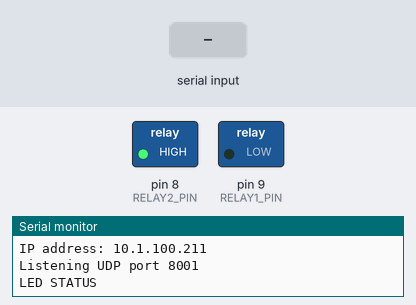
This sketch was run on a simulated Arduino Uno, built with avr-gcc and run on an emulated ATmega328P. On the bench: switched loads named in the sketch (green lamp = pin HIGH), the last lines printed to the serial monitor. The inputs (shaded band) are chosen by the test bench. WiFi joins after 1.5 s; servers stay silent unless stated.

Above: at 2.2 s.
2.3 s: "1\n" received over Serial
At 2.9 s:
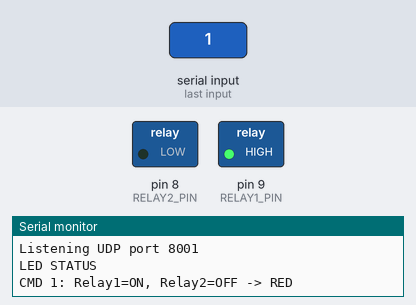
3.8 s: "2\n" received over Serial
At 4.1 s:
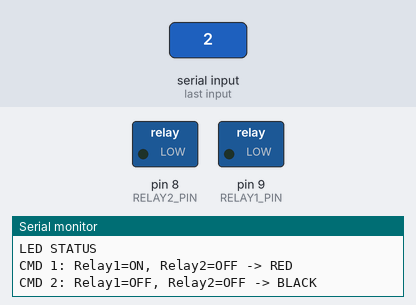
5.3 s: "1 90\n" received over Serial
At 6.5 s:
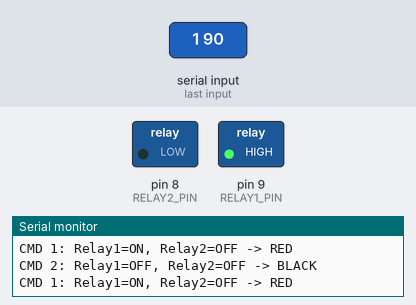
Timing chart, 0 to 8.3 s (numbered marks = the images above; inputs shaded):
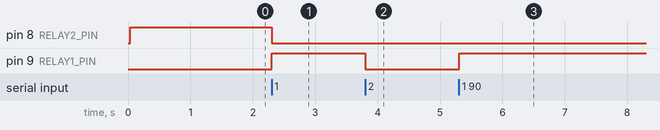

The sketch:

relay_on_led.ino
```cpp
#include <SPI.h>
#include <Ethernet.h>
#include <EthernetUdp.h>

// ===== Ethernet =====
byte MAC[] = { 0xDE, 0xAD, 0xBE, 0xEF, 0x00, 0x01 };
IPAddress LOCAL_IP(10, 1, 100, 211);    // Arduino IP
const uint16_t UDP_PORT_LISTEN = 8001;  // UDP port
EthernetUDP Udp;

// ===== Relay pins & polarity =====
const int RELAY1_PIN = 9;
const int RELAY2_PIN = 8;
const bool RELAY_ACTIVE_LOW = true;  // Active-LOW

void relayWrite(int pin, bool on) {
  if (RELAY_ACTIVE_LOW) digitalWrite(pin, on ? LOW : HIGH);
  else digitalWrite(pin, on ? HIGH : LOW);
}

void applyCommand(int32_t cmd) {
  switch (cmd) {
    case 1:  // RED -> open Relay1, close Relay2
      relayWrite(RELAY1_PIN, false);
      relayWrite(RELAY2_PIN, true);
      Serial.println(F("CMD 1: Relay1=ON, Relay2=OFF -> RED"));
      break;
    case -1:  // YELLOW -> open both relays
      relayWrite(RELAY1_PIN, false);
      relayWrite(RELAY2_PIN, false);
      Serial.println(F("CMD -1: Relay1=ON, Relay2=ON -> YELLOW"));
      break;
    case 0:  // GREEN -> close Relay1, open Relay2
      relayWrite(RELAY1_PIN, true);
      relayWrite(RELAY2_PIN, false);
      Serial.println(F("CMD 0: Relay1=OFF, Relay2=ON -> GREEN"));
      break;
    case 2:  // BLACK (OFF) -> close both relays
      relayWrite(RELAY1_PIN, true);
      relayWrite(RELAY2_PIN, true);
      Serial.println(F("CMD 2: Relay1=OFF, Relay2=OFF -> BLACK"));
      break;
    default:
      Serial.print(F("Unknown CMD: "));
      Serial.println(cmd);
  }
}

int32_t parseCmdFromPacket(int packetSize) {
  uint8_t buf[32];
  int len = Udp.read(buf, min(packetSize, (int)sizeof(buf) - 1));
  if (len <= 0) return 9999; // invalid marker

  // ---- กรณี 1: Binary int32 (4 bytes, little endian) ----
  if (len == 4) {
    int32_t val;
    memcpy(&val, buf, 4);
    return val;
  }

  // ---- กรณี 2: ASCII ข้อความ ----
  buf[len] = 0;
  char *s = (char*)buf;

  // trim ซ้าย/ขวา
  while (*s == ' ' || *s == '\t') s++;
  while (len > 0 && (s[len-1] == '\r' || s[len-1] == '\n' || s[len-1] == ' ' || s[len-1] == '\t')) {
    s[--len] = 0;
  }

  int v = atoi(s);
  return v;
}

void setup() {
  Serial.begin(9600);
  while (!Serial) {}
  Serial.println(F("\n=== Nano UDP Relay Controller (Int32) ==="));
  Serial.println(F(" -> -1 = YELLOW\n -> 0 = GREEN\n -> 1 = RED\n -> 2 = BLACK"));

  pinMode(RELAY1_PIN, OUTPUT);
  pinMode(RELAY2_PIN, OUTPUT);
  relayWrite(RELAY1_PIN, true);
  relayWrite(RELAY2_PIN, false);

  Ethernet.init(10);  // CS pin D10
  Ethernet.begin(MAC, LOCAL_IP);
  delay(1000);
  Serial.print(F("IP address: "));
  Serial.println(Ethernet.localIP());

  if (Udp.begin(UDP_PORT_LISTEN)) {
    Serial.print(F("Listening UDP port "));
    Serial.println(UDP_PORT_LISTEN);
  } else {
    Serial.println(F("UDP begin() FAILED!"));
  }

  Serial.println("LED STATUS");
}

void loop() {
  int packetSize = Udp.parsePacket();
  if (packetSize > 0) {
    int32_t cmd = parseCmdFromPacket(packetSize);
    applyCommand(cmd);
  }

  // Serial test
  if (Serial.available()) {
    String s = Serial.readStringUntil('\n');
    s.trim();
    if (s.length()) {
      int val = s.toInt();
      applyCommand((int32_t)val);
    }
  }
}
```

Measured:
- after the input at 2.3 s, pin 8 (RELAY2_PIN): HIGH → LOW at once; pin 9 (RELAY1_PIN): LOW → HIGH at once
- after the input at 3.8 s, pin 9 (RELAY1_PIN): HIGH → LOW at once
- after the input at 5.3 s, pin 9 (RELAY1_PIN): LOW → HIGH at once
